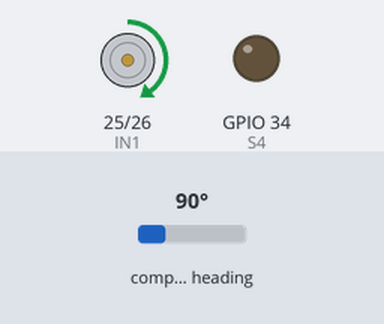
Bench run of a sketch on a simulated ESP32. Parts: motor-driver pin pairs drawn as motors (green arrow = first pin HIGH = forward, orange = second pin HIGH = backward, longer = more drive), output pins drawn as LEDs (lit = HIGH). Wiring (inferred from the names in the program): AS5600 angle sensor at I2C address 0x36. Inputs (shaded band) come from the test bench; at power-on: compass heading 90°. Pins used as bus, display or sensor lines are not drawn; what the sketch prints to the serial monitor is not drawn.

Above: at 1.2 s.
1.3 s: compass heading set to 7°
4.1 s: compass heading set to 90°
5.6 s: compass heading set to 269°
Timing chart, 0 to 13.1 s (numbered marks = the images above; inputs shaded):
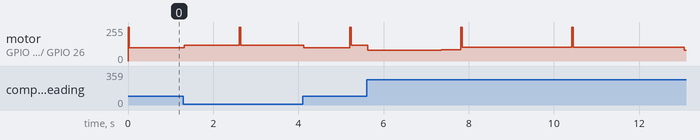

The sketch:

Piano_robot_V5.ino
```cpp
//////////////////////
//   I2C PROTOCOL  ///
//////////////////////

#include <Wire.h>
#define AS5600_ADDRESS 0x36
#define AS5600_RAW_ANGLE 0x0C

///////////////////////
// PIN DEFINITIONS   //
///////////////////////

#define IN1 25 // 25 or 32 PWM pins
#define IN2 26 // 26 or 35 PWM pins

/////////////////////
// POSITION VARS   //
/////////////////////

float totalpos = 0;
float posx = 0;
float prev_pos = 0;
unsigned long lastUpdate = 0;
const unsigned long interval = 1000; // 1ms

const unsigned long R = 6.4; //mm

//////////////////////
//    PID VARS      //
//////////////////////

float e = 0.0;
float eprev = 0.0;
float eintegral = 0.0;
float dedt = 0.0;
float u = 0;
float kp = 2.0; // Ajusta estos valores
float kd = 0.04;
float ki = 0.005;
float deltaT = 0.0;
float target = 0.0;

#include <stdio.h>
#include <stdbool.h>

// Solenoid Pin Definitions
#define S1 12
#define S2 14
#define S3 27
#define S4 34
#define ON 1
#define OFF 0
#define PRESS 255

unsigned long stateStartTime = 0;
unsigned long moveStartTime = 0;

// Notes (position placeholders)
#define A4 10
#define B4 20
#define C4 30
#define D4 40
#define E4 50
#define F4 60
#define G4 70

#define BPM 100

enum MOTOR_STATE
{
  READY,
  MOVE,
  ENERGIZE,
  HOLD,
  RELEASE
};

enum MOTOR_STATE motorState = READY;


const double testArray[][3] =
{
  // {No. of Beats, Note, Strength}
  {1, E4, 1},
  {1, E4, 1},
  {1, F4, 1},
  {1, G4, 1},
  {1, G4, 1},
  {1, F4, 1},
  {1, E4, 1},
  {1, D4, 1},
  {1, C4, 1},
  {1, C4, 1},
  {1, D4, 1},
  {1, E4, 1},
  {1, E4, 1},
  {1, D4, 1},
  {2, D4, 1},
  {2, A4, 1}
};


/*const double testArray[][3] =
{
  {1, E4, 1}
  //{1, G4, 1}
};
*/


const int NUM_EVENTS = sizeof(testArray) / sizeof(testArray[0]);

double beats, position, duty;

int n = 0;

//unsigned long noteStartTime = 0;
unsigned long noteDuration = 0;

void setup()
{
  Serial.begin(115200);
  Wire.begin();

  pinMode(IN1, OUTPUT);
  pinMode(IN2, OUTPUT);
  ledcAttach(IN1, 5000, 8);
  ledcAttach(IN2, 5000, 8);
  ledcAttach(S1, 5000, 8);
  prev_pos = readAngleDegrees(); // Inicializar posición
  pinMode(S1, OUTPUT);
  pinMode(S2, OUTPUT);
  pinMode(S3, OUTPUT);
  pinMode(S4, OUTPUT);
  Serial.println("Beginning Program");
}

void loop()
{
  unsigned long now = micros();

  if (now - lastUpdate >= interval)
  {
    deltaT = (now - lastUpdate) / 1.0e6;
    lastUpdate = now;

    // --- Read position ---
    float current_pos = readAngleDegrees();
    float deltapos = current_pos - prev_pos;

    if (deltapos > 180) deltapos -= 360;
    if (deltapos < -180) deltapos += 360;

    totalpos += deltapos;
    prev_pos = current_pos;

    posx = (totalpos * R * 3.14159)/180;

    // --- PID ACTIVE ---
    u = pid(target, posx, deltaT);

    float pwr = fabs(u);
    if (pwr > 255) pwr = 255;

    int dir = (u >= 0) ? 1 : -1;
    setMotor(dir, (int)pwr);

  switch (motorState)
  {
    case READY: // Load next note

      if (n >= NUM_EVENTS)
      {
        //Serial.println("done");
        analogWrite(S1, OFF);
        break;
      }

      //Serial.println("ready");
      //analogWrite(S1, OFF);
      beats    = testArray[n][0];
      position = testArray[n][1];
      duty     = testArray[n][2];
      // Convert beats to time (ms)
      noteDuration = (60000 / BPM) * beats;

      target = position;

      eprev = 0; eintegral = 0;

      moveStartTime = millis();

      motorState = MOVE;
      break;

    case MOVE:
    {
      Serial.println("move");
      analogWrite(S1, OFF);

      if ((fabs(target - posx) < 2.5 && fabs(u) < 5.0) ||
      (millis() - moveStartTime > 500))
      {
        motorState = ENERGIZE;
        stateStartTime = millis(); // 🔥 important
      }

    break;
    }

    case ENERGIZE:
    {
      analogWrite(S1, PRESS);

      if (millis() - stateStartTime >= 1000) // ~50–100 ms strike
      {
        motorState = HOLD;
        stateStartTime = millis();
      }

      break;
    }

    case HOLD:
    {
      analogWrite(S1, PRESS); // or slightly lower PWM if needed

      if (millis() - stateStartTime >= 1000) // hold duration
      {
        motorState = RELEASE;
        stateStartTime = millis();
      }

      break;
    }

    case RELEASE:
    {
      analogWrite(S1, OFF);

    if (millis() - stateStartTime >= 100) // let mechanism relax
    {
      n++;
      motorState = READY;
    }

    break;
    }
  }
  }
}

void setMotor(int dir, int pwmVal)
{
  if (dir == 1)
  {
    ledcWrite(IN1, pwmVal);
    ledcWrite(IN2, 0);
  }
  else if (dir == -1)
  {
    ledcWrite(IN1, 0);
    ledcWrite(IN2, pwmVal);
  }
  else
  {
    ledcWrite(IN1, 0);
    ledcWrite(IN2, 0);
  }
}

float readAngleDegrees()
{
  Wire.beginTransmission(AS5600_ADDRESS);
  Wire.write(AS5600_RAW_ANGLE);
  Wire.endTransmission(false);
  Wire.requestFrom(AS5600_ADDRESS, 2);
  if (Wire.available() >= 2) {
    uint16_t raw = (Wire.read() << 8) | Wire.read();
    return (raw & 0x0FFF) * 360.0 / 4096.0;
  }
  return prev_pos; // Retorna la última si falla la lectura
}

float pid(float setpoint, float measurement, float dt)
{
    e = setpoint - measurement;

    if (fabs(e) < 0.5) e = 0;

    // --- Derivative ---
    static float dedtF = 0;
    float alpha = 0.8;
    dedt = (e - eprev) / dt;

    dedtF = alpha * dedtF + (1 - alpha) * dedt;

    // --- Integral ---
    eintegral += e * dt;

    // Clamp integral (anti-windup)
    if (eintegral > 500) eintegral = 500;
    if (eintegral < -500) eintegral = -500;

    // --- PID ---
    u = (kp * e) + (kd * dedtF) + (ki * eintegral);

    // --- Saturation ---
    if (u > 255) u = 255;
    if (u < -255) u = -255;

    // --- Deadband ---
    if (fabs(u) < 5) u = 0;

    // --- Save state ---
    eprev = e;

    return u;
}

void runPID()
{
  // --- Compute control ---
  u = pid(target, posx, deltaT);

  float pwr = fabs(u);
  if (pwr > 255) pwr = 255;

  int dir;

  if (u > 0) dir = 1;
  else if (u < 0) dir = -1;
  else dir = 0;

  // --- Apply to motor ---
  setMotor(dir, (int)pwr);
}
```

byteStream.cpp
```cpp
/*
LED Playing Code
Author: Tsz Kin Charm
Date: March 2nd, 2026
Description: Parses MIDI byte stream and converts into a CSV file containing a list of events.
This can then be sent to a MCU for action.
*/

#include <cstdint>
#include <stdio.h>

int main() {

    unsigned int byte;

    FILE *currentTrack, *outputFile;

    currentTrack = fopen("Mary.mid","rb"); //Opens midi file in binary read mode

    if(!currentTrack)
    {
        perror("Could not open Current Track");
        return -1;
    }

    byte = fgetc(currentTrack);
    printf("%#02x", byte);

    while (byte != EOF)
    {
        byte = fgetc(currentTrack);
        printf("%#02x\n", byte);
    }

    return 0;
}
```

mid2CSV.cpp
```cpp
/*
LED Playing Code
Author: Tsz Kin Charm
Date: March 2nd, 2026
Description: Parses MIDI byte stream and converts into a CSV file containing a list of events.
This can then be sent to a MCU for action.
*/

#include <cstdint>
#include <stdio.h>

int solenoidStatus;

int main() {

    int n = 0;

    FILE *currentTrack, *outputFile;

    currentTrack = fopen("Mary.mid","rb"); //Opens midi file in binary read mode
    outputFile = fopen("testOUT.csv","w+"); //Opens file in write mode

    //Checks for file opening error
    if (!currentTrack) {
        perror("Error opening file");
        return 1;
    };

    if (!outputFile) {
        perror("Error opening file");
        return 1;
    };

    // Skip header + chunk size bytes (adjust for your file)
    fseek(currentTrack, 64, SEEK_SET); //Replace with something that looks through header

    int status, noteNumber, velocity;
    unsigned int deltaTime, deltaTimeValue;
    int cursor;

    while (1) {

        //Read Delta Time while MSB is 1
        deltaTimeValue = 0;
        do {
            deltaTime = fgetc(currentTrack); //Load Delta Time
            if (deltaTime == EOF) goto endOfFile; //Check for EOF
            deltaTimeValue = (deltaTimeValue << 7) | (deltaTime & 0x7F); //Sum the Delta Time Values
        } while (((deltaTime & 0xF0) != 0x90)&&((deltaTime & 0xF0) != 0x80)&&((deltaTime & 0xF0)  != 0xC0)&&(deltaTime != 0xFF));

        //Read Status
        status = fgetc(currentTrack);

        //Check for Meta Event
        if ((status & 0xF0) == 0x90 || (status & 0xF0) == 0x80) {
            // Note ON or OFF
            noteNumber = fgetc(currentTrack);
            velocity   = fgetc(currentTrack);

            //Output for verification
            printf("DeltaTime: %u, Status: 0x%02X SolenoidStatus: %d, Note: %d, Velocity: %d\n",
                    deltaTimeValue, status, solenoidStatus, noteNumber, velocity);

            fprintf(outputFile, "%03u, %d, %d, %03d\n",
                    deltaTimeValue, solenoidStatus, noteNumber, velocity);

        } else if ((status & 0xF0) == 0xC0) {
            // Program Change
            int programNumber = fgetc(currentTrack);
            printf("DeltaTime: %u, Program Change: %d\n", deltaTimeValue, programNumber);
        } else if (status == 0xFF) {
            // Meta Event
            int metaType = fgetc(currentTrack);
            int length   = fgetc(currentTrack); // assume 1 byte for simplicity
            // Skip meta data bytes
            for (int i = 0; i < length; i++) fgetc(currentTrack);

            // End-of-Track
            if (metaType == 0x2F) break;
        } else {
            printf("Unknown status: 0x%02X\n", status);
            break;
        }

    };

    endOfFile:
    fclose(currentTrack); //Closes Track

    return 0;
};

/*
switch(status & 0xF0){
            case 0x90:
                printf("Turning ON note #%d\n", noteNumber);
                break;
            case 0x80:
                printf("Turning OFF note #%d\n", noteNumber);
                break;
            default:
                printf("Unknown MIDI event: 0x%X\n", status & 0xF0);
                break;
        }

        switch(status & 0xF0){
            case 0x90:
                printf("Turning ON note #%d\n", noteNumber);
                break;
            case 0x80:
                printf("Turning OFF note #%d at %d out of 32 beats\n", noteNumber, countingTime);
                break;
            default:
                printf("Unknown MIDI event: 0x%X\n", status & 0xF0);
                break;
        }


        if(countingTime >= 32)
        {
            bar++;
            printf("bar %d\n", bar);
            countingTime = 0;
        }

        n++;
    }
*/
```
